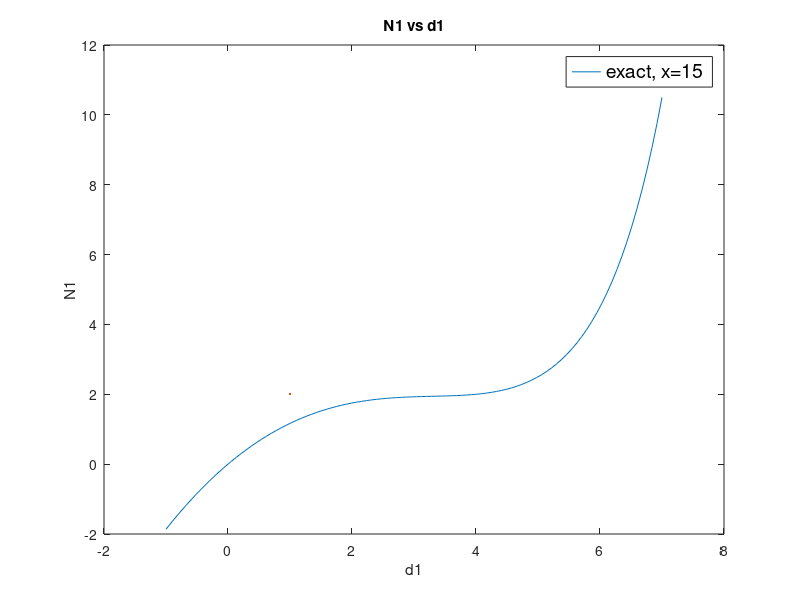
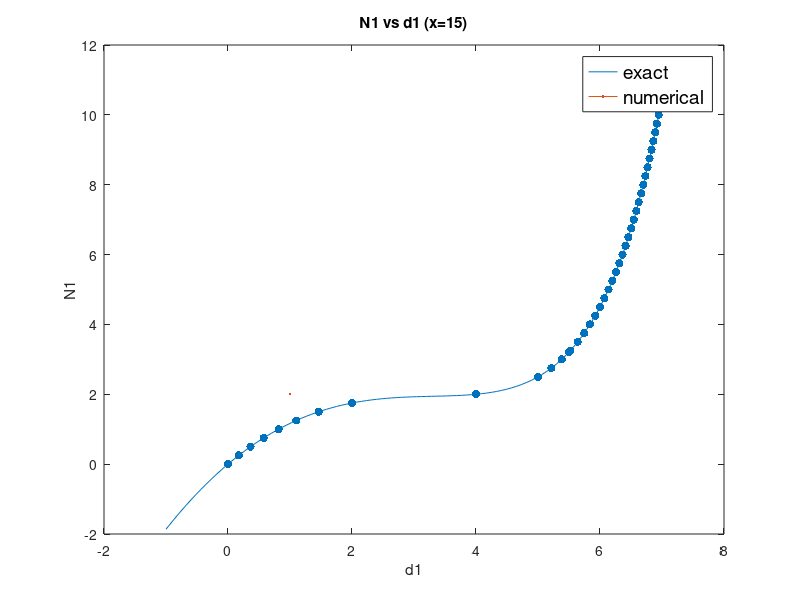
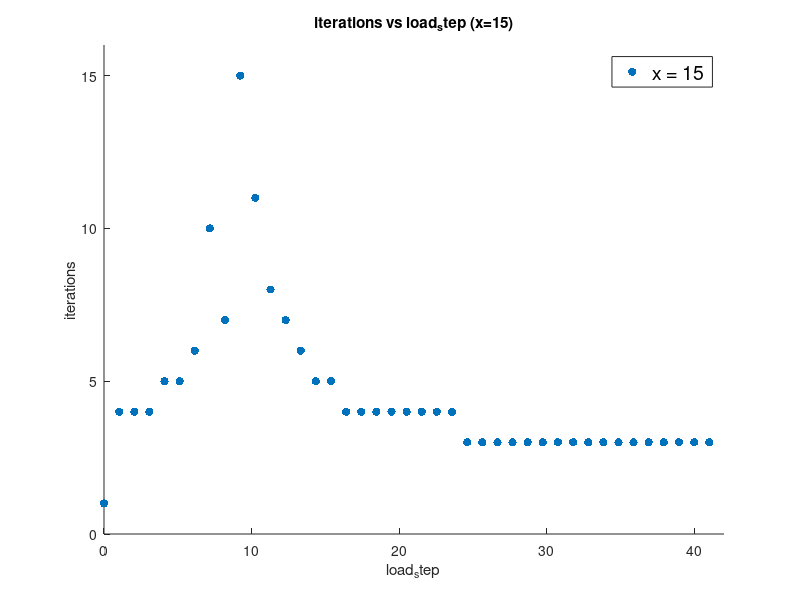

Reproduce these figures in MATLAB, in order. (Note: this script raises an error after producing the figures.)
% This is the Newton-Raphson algorithm solver for HW3
clear all; clc;

%% x =15
% exact internal force
x = 15;
N1 = @(d1,d2) x * d1 ./ (10.0 - d1) - 0.5 * d2.*d2;
N2 = @(d1,d2) d2 - d1;

% external force
load_step = 0.25;
load_max = 10.0;
load_num = load_max / load_step;
F1 = @(n) load_step * n;
F2 = @(n) 0.0;

% Jacobian
J = zeros(2,2);
dN1_dd1 = @(d1,d2) 10*x / ((10.0-d1)*(10.0-d1));
dN1_dd2 = @(d1,d2) -d2;
dN2_dd1 = @(d1,d2) -1.0;
dN2_dd2 = @(d1,d2) 1.0;

% Residual R
R = zeros(2,1);
R1 = @(d1,d2,n) N1(d1,d2) - F1(n);
R2 = @(d1,d2,n) N2(d1,d2) - F2(n);


% Newton-Raphson Algorithm
% K * Deltad = -R
Deltad = zeros(2,1);
d = zeros(2,1);
tol = 1.0e-4;
d_sol = zeros(2, load_num + 1);
d_sol(:,1) = d;
iter_num = zeros(1, load_num+1);

% line search
stol = 0.5;


for n = 0:load_num
    iter_step = 0;    % record the iterate numbers

    R(1) = R1(d(1),d(2),n);
    R(2) = R2(d(1),d(2),n);
    R_norm = sqrt(R(1) * R(1) + R(2) * R(2));
    R_norm0 = R_norm;

    J(1,1) = dN1_dd1(d(1),d(2));
    J(1,2) = dN1_dd2(d(1),d(2));
    J(2,1) = dN2_dd1(d(1),d(2));
    J(2,2) = dN2_dd2(d(1),d(2));

    while true
        Deltad = -J\R;

        G0 = Deltad' * R;

        d = d + Deltad;
        iter_step = iter_step + 1;

        if iter_step == 15
            break;
        end

        R(1) = R1(d(1),d(2),n);
        R(2) = R2(d(1),d(2),n);
        R_norm = sqrt(R(1) * R(1) + R(2) * R(2));

        G = Deltad' * R;

        s = 1;
        % Line Search
        % find a s such that abs(G) <= stol * abs(G0)
        if abs(G) > stol * abs(G0)
            linmax = 10;
            smax = 16;
            sb = 0;
            sa = s;
            Gb = G0;
            Ga = G;

            % temporary variables
            d_temp = d;
            R_temp = zeros(2,1);

            % find bracket on zero
            % if Ga * Gb > 0, [sb,sa] no zero point
            % then enlarge the bracket to [sa, 2sa]
            % compute the corresponding R_temp and Gb, Ga 
            % in new bracket [sa,2sa]
            while (Ga * Gb > 0 && sa < smax)
                sb = sa;
                sa = 2*sa;
                Gb = Ga;
                d_temp = d_temp + sa * Deltad;
                R_temp(1) = R1(d_temp(1),d_temp(2),n);
                R_temp(2) = R2(d_temp(1),d_temp(2),n);
                Ga = Deltad' * R_temp;
            end

            step = sa; 
            G = Ga;
            lin_step = 0;
            % now we have already found the bracket [sb,sa]
            % which contains the zero point. Ga * Gb < 0

            % Illinois algorithm to find zero
            % while still abs(G) > stol * abs(G0), criteria is not satisfied
            while (lin_step <= linmax && Ga * Gb < 0 && ...
                    abs(G) > stol * abs(G0) ) %|| abs(sb-sa) > stol * 0.5 * (sb+sa)))
                step = sa - Ga * (sa - sb) / (Ga - Gb);   % linear interpolation
                d_temp = d_temp + step * Deltad;
                R_temp(1) = R1(d_temp(1),d_temp(2),n);
                R_temp(2) = R2(d_temp(1),d_temp(2),n);
                G = Deltad' * R_temp;

                if G * Ga > 0
                    Gb = 0.5 * Gb;
                else
                    sb = sa;
                    Gb = Ga;
                end
                sa = step;
                Ga = G;
                lin_step = lin_step + 1;
            end
            s = step;
            % update the new updates
            d = d - Deltad;
            d = d + s * Deltad;
    
            R(1) = R1(d(1),d(2),n);
            R(2) = R2(d(1),d(2),n);
            R_norm = sqrt(R(1) * R(1) + R(2) * R(2));
        end

        if R_norm <= tol * R_norm0
            break;
        end
    end  % end of iteration
    iter_num(:,n+1) = iter_step;
    d_sol(:,n+1) = d;
end % end of load step


% plot (a) x = 15
figure;
d_exact = linspace(-1,7,100);
N1_exact = N1(d_exact, d_exact);
plot(d_exact, N1_exact, LineWidth=2);
title("N1 vs d1");
xlabel("d1");
ylabel("N1");
legend("exact, x=15",'Location', 'Best', 'FontSize', 14, 'Box', 'on');

%plot (b) x = 15
figure;
d_exact = linspace(-1,7,100);
N1_exact = N1(d_exact, d_exact);
N1_sol = N1(d_sol(1,:), d_sol(1,:));
plot(d_exact, N1_exact, LineWidth=2);
hold on;
scatter(d_sol(1,:),N1_sol,"filled");
title("N1 vs d1 (x=15)");
xlabel("d1");
ylabel("N1");
legend("exact","numerical",'Location', 'Best', 'FontSize', 14, 'Box', 'on');

%plot (c)  x= 15
figure;
load_steps = linspace(0,load_num + 1, load_num + 1);
scatter(load_steps, iter_num, "filled");
title("iterations vs load_step (x=15)");
xlim([0,42]);
ylim([0,16]);
xlabel("load_step");
ylabel("iterations");
legend("x = 15",'Location', 'Best', 'FontSize', 14, 'Box', 'on');


%% x = 25
% exact internal force
x = 25;
N1 = @(d1,d2) x * d1 ./ (10.0 - d1) - 0.5 * d2.*d2;
N2 = @(d1,d2) d2 - d1;

% external force
load_step = 0.25;
load_max = 10.0;
load_num = load_max / load_step;
F1 = @(n) load_step * n;
F2 = @(n) 0.0;

% Jacobian
J = zeros(2,2);
dN1_dd1 = @(d1,d2) 10*x / ((10.0-d1)*(10.0-d1));
dN1_dd2 = @(d1,d2) -d2;
dN2_dd1 = @(d1,d2) -1.0;
dN2_dd2 = @(d1,d2) 1.0;

% Residual R
R = zeros(2,1);
R1 = @(d1,d2,n) N1(d1,d2) - F1(n);
R2 = @(d1,d2,n) N2(d1,d2) - F2(n);


% Newton-Raphson Algorithm
% K * Deltad = -R
Deltad = zeros(2,1);
d = zeros(2,1);
tol = 1.0e-4;
d_sol = zeros(2, load_num + 1);
d_sol(:,1) = d;
iter_num = zeros(1, load_num+1);

% line search
stol = 0.5;


for n = 0:load_num
    iter_step = 0;    % record the iterate numbers

    R(1) = R1(d(1),d(2),n);
    R(2) = R2(d(1),d(2),n);
    R_norm = sqrt(R(1) * R(1) + R(2) * R(2));
    R_norm0 = R_norm;

    J(1,1) = dN1_dd1(d(1),d(2));
    J(1,2) = dN1_dd2(d(1),d(2));
    J(2,1) = dN2_dd1(d(1),d(2));
    J(2,2) = dN2_dd2(d(1),d(2));

    while true
        Deltad = -J\R;

        G0 = Deltad' * R;

        d = d + Deltad;
        iter_step = iter_step + 1;

        if iter_step == 15
            break;
        end

        R(1) = R1(d(1),d(2),n);
        R(2) = R2(d(1),d(2),n);
        R_norm = sqrt(R(1) * R(1) + R(2) * R(2));

        G = Deltad' * R;

        % Line Search
        s = LineSearch(G0,G,d,R1,R2,Deltad,n,stol);
        
        % update the new updates
        d = d - Deltad;
        d = d + s * Deltad;
    
        R(1) = R1(d(1),d(2),n);
        R(2) = R2(d(1),d(2),n);
        R_norm = sqrt(R(1) * R(1) + R(2) * R(2));

        if R_norm <= tol * R_norm0
            break;
        end
    end  % end of iteration
    iter_num(:,n+1) = iter_step;
    d_sol(:,n+1) = d;
end % end of load step


% plot (a) x = 25
figure;
d_exact = linspace(-1,7,100);
N1_exact = N1(d_exact, d_exact);
plot(d_exact, N1_exact, LineWidth=2);
title("N1 vs d1");
xlabel("d1");
ylabel("N1");
legend("exact, x=25",'Location', 'Best', 'FontSize', 14, 'Box', 'on');

%plot (b) x = 25
figure;
d_exact = linspace(-1,7,100);
N1_exact = N1(d_exact, d_exact);
N1_sol = N1(d_sol(1,:), d_sol(1,:));
plot(d_exact, N1_exact, LineWidth=2);
hold on;
scatter(d_sol(1,:),N1_sol,"filled");
title("N1 vs d1 (x=25)");
xlabel("d1");
ylabel("N1");
legend("exact","numerical",'Location', 'Best', 'FontSize', 14, 'Box', 'on');

%plot (c)  x= 25
figure;
load_steps = linspace(0,load_num + 1, load_num + 1);
scatter(load_steps, iter_num, "filled");
title("iterations vs load_step (x=25)");
xlim([0,42]);
ylim([0,16]);
xlabel("load_step");
ylabel("iterations");
legend("x = 25",'Location', 'Best', 'FontSize', 14, 'Box', 'on');



